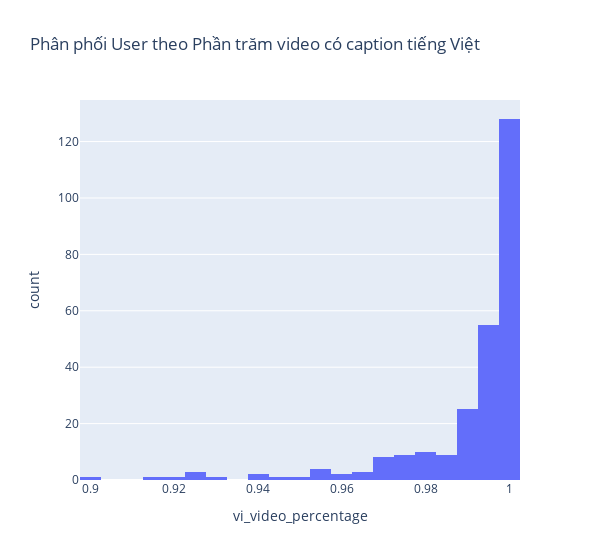

Notebook source saved alongside this figure:
### Markdown cell above
#### Visualization

### Code cell
px.histogram(user_stats_df, x='vi_video_percentage',
             title="Phân phối User theo Phần trăm video có caption tiếng Việt", width=600)

### Figure 1 — Plotly figure (JSON) as saved in the notebook; plotly's stock layout.template omitted (floating-point values rounded to 4 significant figures; data arrays with more than 128 entries replaced by an {"elided": "..."} marker saying what was removed)
{"data": [{"bingroup": "x", "hovertemplate": "vi_video_percentage=%{x}<br>count=%{y}<extra></extra>", "legendgroup": "", "marker": {"color": "#636efa", "pattern": {"shape": ""}}, "name": "", "orientation": "v", "showlegend": false, "type": "histogram", "x": {"elided": "264 float values"}, "xaxis": "x", "yaxis": "y"}], "layout": {"barmode": "relative", "legend": {"tracegroupgap": 0}, "title": {"text": "Phân phối User theo Phần trăm video có caption tiếng Việt"}, "width": 600, "xaxis": {"anchor": "y", "domain": [0, 1], "title": {"text": "vi_video_percentage"}}, "yaxis": {"anchor": "x", "domain": [0, 1], "title": {"text": "count"}}}}
